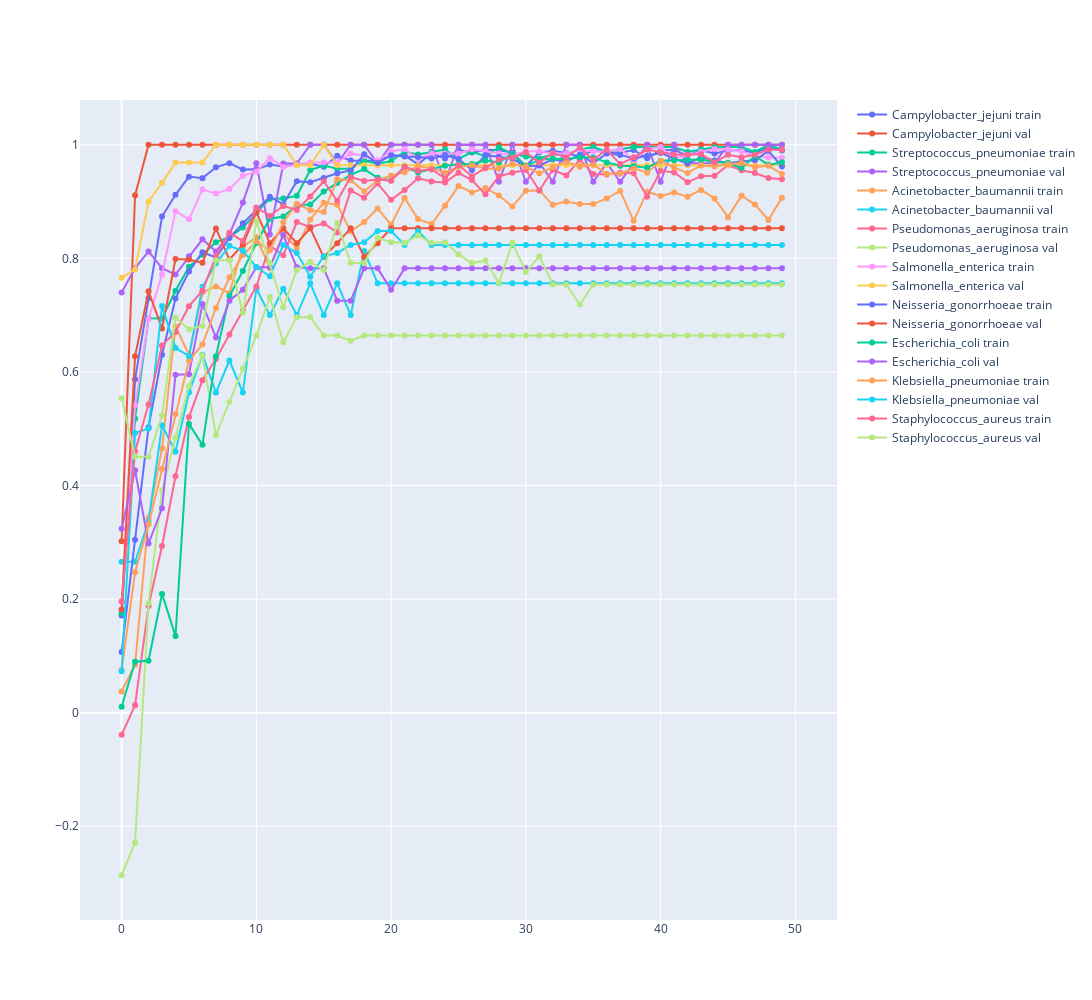

Here is the notebook cell this chart was saved with:
### Code cell
p = Path("logs")
all_metrics = {}
for i in p.glob("*"):
    metrics = pd.read_csv(i / "version_0" / "metrics.csv")
    metrics = metrics.groupby("epoch").mean().reset_index()
    metrics = metrics[["epoch", "train_mcc", "val_mcc"]]
    all_metrics[str(i.name)] = metrics
import plotly.graph_objects as go

fig = go.Figure()
for name, metrics in all_metrics.items():
    fig.add_trace(
        go.Scatter(
            x=metrics["epoch"],
            y=metrics["train_mcc"],
            mode="lines+markers",
            name=f"{name} train",
            line=dict(dash="dash"),
        )
    )
    fig.add_trace(
        go.Scatter(
            x=metrics["epoch"],
            y=metrics["val_mcc"],
            mode="lines+markers",
            name=f"{name} val",
        )
    )
fig.update_layout(width=1200, height=1000)
fig.show()
